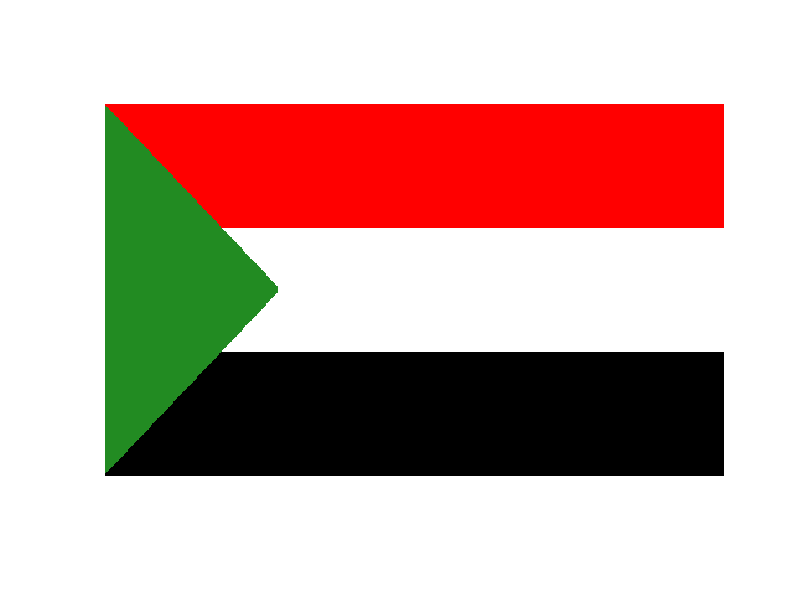

Reproduce this figure in MATLAB.
I=zeros(300,500);
I=uint8(I);
I(:,:,1)=255;
I(:,:,2)=255;
I(:,:,3)=255;
I(1:100,2:500,1)=255;
I(1:100,2:500,2)=0;
I(1:100,2:500,3)=0;
I(201:300,2:500,:)=0;
x=round(atand((1-150)/(1-140)));
for i=1:150
  for(j=1:140)
    temp=round(atand((1-i)/(1-j)));
    if(temp>=x)
      I(i,j,1)=34;
      I(i,j,2)=139;
      I(i,j,3)=34;
    end;
  end;
end;
x=round(atand((300-150)/(1-140)));
for i=150:300
  for(j=1:140)
    temp=round(atand((300-i)/(1-j)));
    if(temp<=x)
      I(i,j,1)=34;
      I(i,j,2)=139;
      I(i,j,3)=34;
    end;
  end;
end;
figure,imshow(I);

